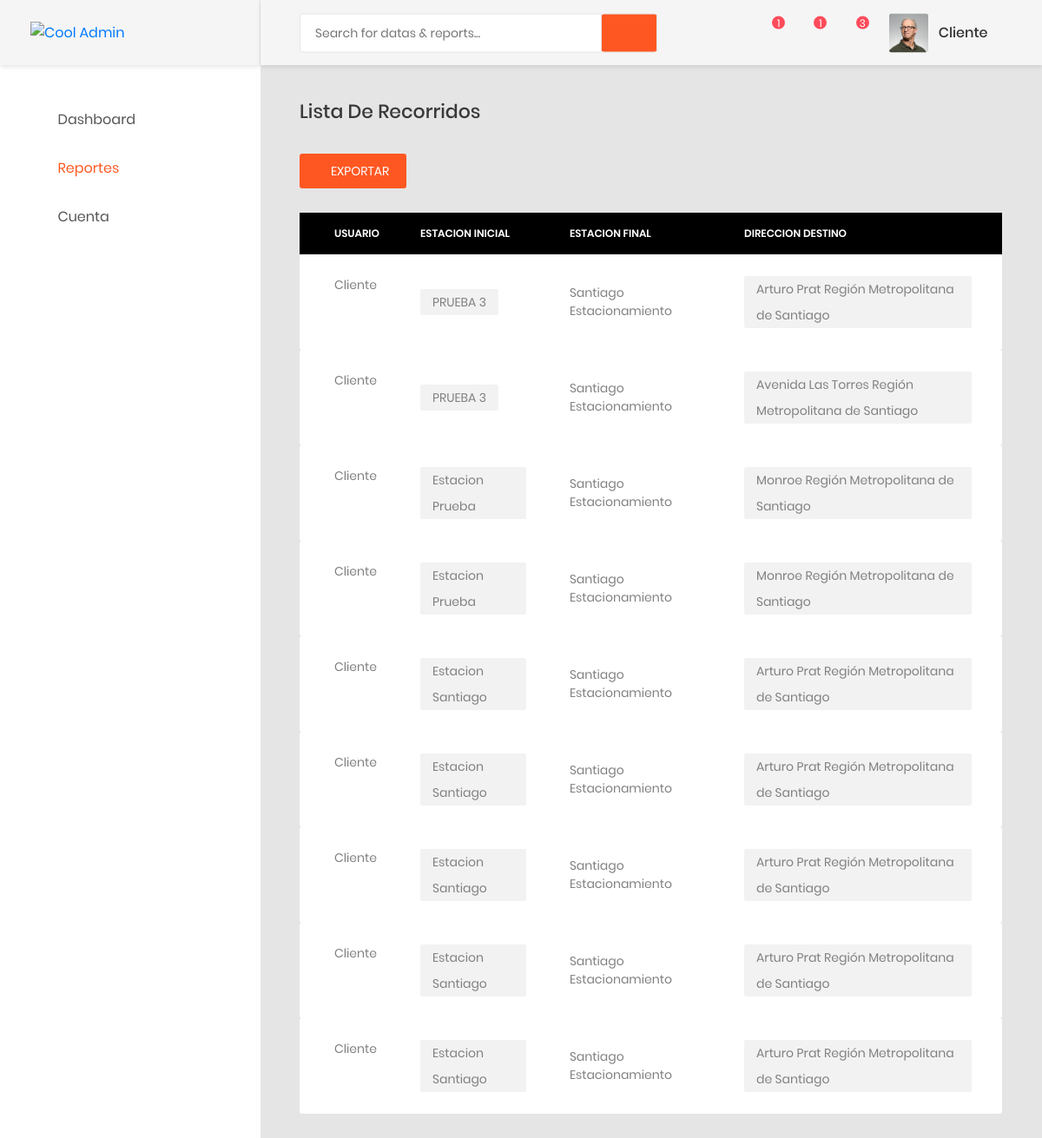
The app's page /Dashboard/reports/frequentArea (signed in) with its own data.
### AppMobike/models.py (models this page shows, shortened)
class UserMobike(AbstractBaseUser):
     username=models.CharField('Nombre de usuario', unique=True,max_length=100)
     email=models.EmailField('Correo Electronico',max_length=254,unique=True)
     name=models.CharField('Nombre',max_length=200,blank=False,null=False)
     last_name=models.CharField('Apellido',max_length=200)
     user_type=models.CharField( max_length=300, default='Cliente')
     account_balance=models.CharField(max_length=50,default="0")
     Image_Profile = models.ImageField('Imagen de Perfil',   height_field=None, width_field=None, max_length=200)
     state_account = models.BooleanField( default=True)
     RUT=models.CharField('RUT',max_length=13 , unique=True)
     admin_user = models.BooleanField( default=False)
     objects=UserMobikeManager()
     USERNAME_FIELD= 'username'
     REQUIRED_FIELDS=['email','name','last_name','RUT']
     class Meta:
          verbose_name_plural="RUT"

class BicycleTravel(models.Model):
      Destination=models.CharField('Direccion Destino',max_length=200, null=False )
      Location=models.CharField('Desde ', max_length=200,null=False)
      InitialStation=models.CharField('Estacion de Inicio', max_length=200,null=False)
      FinalStation=models.CharField('Estacion de Destino', max_length=200,null=False)
      user=models.CharField('Usuario', max_length=200,null=False)

### AppMobike/Controllers/FuncionarioController.py (the view)
# urls.py: path('Dashboard/reports/frequentArea',FuncionarioController.frequentArea,name='frequentArea'),
@login_required
def frequentArea(request):
    all_frequentArea={}
    all_frequentArea = BicycleTravel.objects.values()
    current_user=UserController.GetCurrentUser(request)
    all_frequentArea = list(all_frequentArea)
    return render(request,'views/frequentArea.html', {'all_frequentArea':all_frequentArea, 'username':current_user})

### AppMobike/Controllers/UserController.py (called while the page is built)
def GetCurrentUser(request):
    current_user=request.user.username
    return current_user

### AppMobike/templates/views/frequentArea.html (shortened to what this page needs)
 <link href="/static/css/font-face.css" rel="stylesheet" media="all">
 <link href="/static/vendor/font-awesome-4.7/css/font-awesome.min.css" rel="stylesheet" media="all">
 <link href="/static/vendor/font-awesome-5/css/fontawesome-all.min.css" rel="stylesheet" media="all">
 <link href="/static/vendor/mdi-font/css/material-design-iconic-font.min.css" rel="stylesheet" media="all">
 <link href="/static/vendor/bootstrap-4.1/bootstrap.min.css" rel="stylesheet" media="all">
 <link href="/static/vendor/animsition/animsition.min.css" rel="stylesheet" media="all">
 <link href="/static/vendor/bootstrap-progressbar/bootstrap-progressbar-3.3.4.min.css" rel="stylesheet" media="all">
 <link href="/static/vendor/wow/animate.css" rel="stylesheet" media="all">
 <link href="/static/vendor/css-hamburgers/hamburgers.min.css" rel="stylesheet" media="all">
 <link href="/static/vendor/slick/slick.css" rel="stylesheet" media="all">
 <link href="/static/vendor/select2/select2.min.css" rel="stylesheet" media="all">
 <link href="/static/vendor/perfect-scrollbar/perfect-scrollbar.css" rel="stylesheet" media="all">
 <link href="/static/css/theme.css" rel="stylesheet" media="all">
</head>
<body class="animsition">
<div class="page-wrapper">
   <aside class="menu-sidebar d-none d-lg-block">
       <div class="logo">
           <a href="#">
               <img src="https://mobike.com/global/public/header_logo_dark.png" alt="Cool Admin" />
           </a>
       </div>
       <div class="menu-sidebar__content js-scrollbar1">
           <nav class="navbar-sidebar">
               <ul class="list-unstyled navbar__list">
                   <li class="has-sub">
                       <a class="js-arrow" href="#">
                           <i class="fas fa-tachometer-alt"></i>Dashboard</a>
                   </li>
                   <li class="active has-sub">
                       <a class="js-arrow" href="#">
                           <i class="fas fa-file-word"></i>Reportes</a>
                   </li>
                   <li class="has-sub">
                       <a class="js-arrow" href="#">
                           <i class="fas fa-user"></i>Cuenta</a>
                   </li>
               </ul>
           </nav>
       </div>
   </aside>
   <div class="page-container">
       <header class="header-desktop">
           <div class="section__content section__content--p30">
               <div class="container-fluid">
                   <div class="header-wrap">
                       <form class="form-header" action="" method="POST">
                           <input class="au-input au-input--xl" type="text" name="search" placeholder="Search for datas &amp; reports..." />
                           <button class="au-btn--submit" type="submit">
                               <i class="zmdi zmdi-search"></i>
                           </button>
                       </form>
                       <div class="header-button">
                           <div class="noti-wrap">
                               <div class="noti__item js-item-menu">
                                   <i class="zmdi zmdi-comment-more"></i>
                                   <span class="quantity">1</span>
                               </div>
                               <div class="noti__item js-item-menu">
                                   <i class="zmdi zmdi-email"></i>
                                   <span class="quantity">1</span>
                               </div>
                               <div class="noti__item js-item-menu">
                                   <i class="zmdi zmdi-notifications"></i>
                                   <span class="quantity">3</span>
                               </div>
                           </div>
                           <div class="account-wrap">
                               <div class="account-item clearfix js-item-menu">
                                   <div class="image">
                                       <img src="images/icon/avatar-01.jpg" alt="John Doe" />
                                   </div>
                                   <div class="content">
                                       <a class="js-acc-btn" href="#">{{username}}</a>
                                   </div>
                               </div>
                           </div>
                       </div>
                   </div>
               </div>
           </div>
       </header>
       <div class="main-content">
           <div class="section__content section__content--p30">
               <div class="container-fluid">
                       <div class="row">
                           <div class="col-md-12">
                               <h3 class="title-5 m-b-35">Lista de Recorridos</h3>
                               <div class="table-data__tool">
                                <div class="table-data__tool-right">
                                    <a href="{% url 'GeneratePdfFrequentArea' %}"><button  class="au-btn au-btn-icon au-btn--blue au-btn--small">
                                        <i class="zmdi zmdi-plus"></i>Exportar</button></a>
                                </div>
                               </div>
                               <div class="table-responsive table-responsive-data2">
                                   <table class="table table-data2">
                                       <thead>
                                           <tr style=" background-color: black; color: white;">
                                               <th style="color: white;">
                                               Usuario
                                               </th>
                                               <th style="color: white;" >Estacion Inicial</th>
                                               <th style="color: white;" >Estacion Final</th>
                                               <th style="color: white;" >Direccion Destino</th>
                                           </tr>
                                       </thead>
                                       <tbody >
                                           {% for row in all_frequentArea %}
                                           <td>{{row.user}}</td>
                                           <td>
                                               <span class="block-email">{{row.InitialStation}} </span>
                                           </td>
                                        <td>{{row.FinalStation}}</td>
                                        <td>
                                            <span class="block-email">{{row.Destination}} </span>
                                        </td>
                                           {% endfor %}
                   </div>
               </div>
           </div>
       </div>
   </div>
</body>
</html>

### records on screen
UserMobike: username "Cliente"
BicycleTravel: user "Cliente", InitialStation "PRUEBA 3", FinalStation "Santiago Estacionamiento", Destination "Arturo Prat Región Metropolitana de Santiago"
BicycleTravel: user "Cliente", InitialStation "PRUEBA 3", FinalStation "Santiago Estacionamiento", Destination "Avenida Las Torres Región Metropolitana de Santiago"
BicycleTravel: user "Cliente", InitialStation "Estacion Prueba", FinalStation "Santiago Estacionamiento", Destination "Monroe Región Metropolitana de Santiago"
BicycleTravel: user "Cliente", InitialStation "Estacion Prueba", FinalStation "Santiago Estacionamiento", Destination "Monroe Región Metropolitana de Santiago"
BicycleTravel: user "Cliente", InitialStation "Estacion Santiago", FinalStation "Santiago Estacionamiento", Destination "Arturo Prat Región Metropolitana de Santiago"
BicycleTravel: user "Cliente", InitialStation "Estacion Santiago", FinalStation "Santiago Estacionamiento", Destination "Arturo Prat Región Metropolitana de Santiago"
BicycleTravel: user "Cliente", InitialStation "Estacion Santiago", FinalStation "Santiago Estacionamiento", Destination "Arturo Prat Región Metropolitana de Santiago"
BicycleTravel: user "Cliente", InitialStation "Estacion Santiago", FinalStation "Santiago Estacionamiento", Destination "Arturo Prat Región Metropolitana de Santiago"
BicycleTravel: user "Cliente", InitialStation "Estacion Santiago", FinalStation "Santiago Estacionamiento", Destination "Arturo Prat Región Metropolitana de Santiago"
